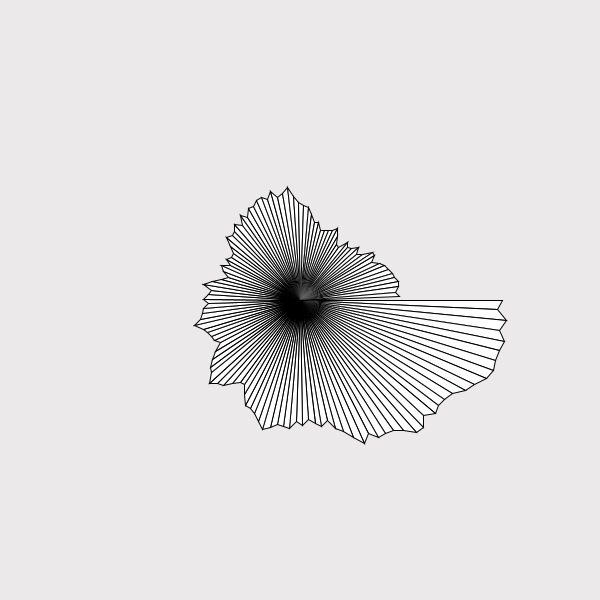
Frame 1 (no input)
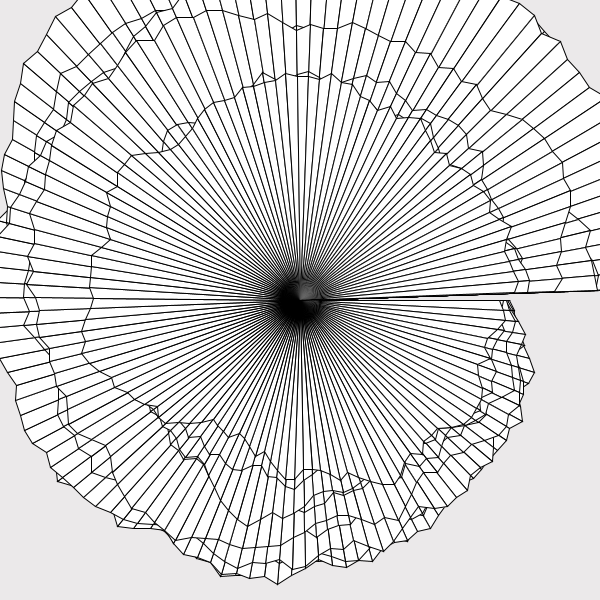
Frame 60 (the mouse pressed at the canvas centre just before this capture)
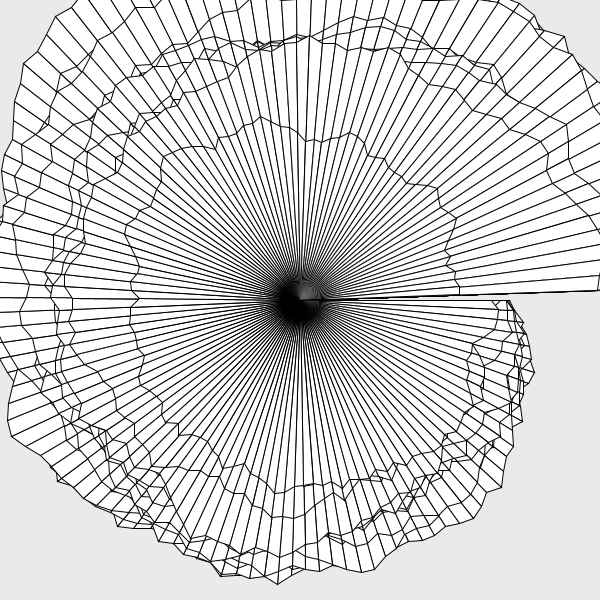
Frame 120 (the mouse held since frame 60 and released just before this capture)

The Processing sketch that drew these frames (run headless with seeded random() and noise(); from frame 60 on, the mouse is pressed at the canvas centre):

// Processing sketch: Poster_003
// ── Poster_003.pde
color bgs[] = {
  color(246,212,0),
  color(0,132,79),
  color(193,1,50),
  color(227,114,38),
  color(109,30,119),
  color(29,91,164)
};

int radius = 230;
int num_tri = 20;

void setup() {
  size( 600, 600 );
  
  smooth();
  
  background( 235, 233, 234 );
}

void draw() {
  float x = width / 2;
  float y = height / 2;
  float radius = height / 3;
  float angle = 0;
  float angleStep = 0.05;
  float twopi = PI * 2;
  float dx, dy;

  float last_dx = 0;
  float last_dy = 0;
  while (angle <= twopi) {
    radius += random( -10, 10 );
    dx = x + radius * cos(angle);
    dy = y + radius * sin(angle);

    angle += angleStep;

    //ellipse(dx, dy, 20, 2);
    
    if( last_dx != 0 ) {
      triangle( x, y, last_dx, last_dy, dx, dy );
    }
    
    last_dx = dx;
    last_dy = dy;
  }

}
